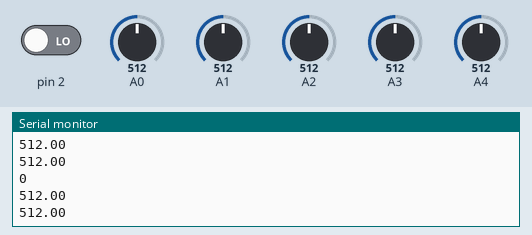
The sketch below on a simulated Arduino Uno, built with avr-gcc and run on an emulated ATmega328P. Parts: the last lines printed to the serial monitor. The inputs (shaded band) are chosen by the test bench; at power-on: A0 = 512, A1 = 512, A2 = 512, A3 = 512, pin 2 LOW, A4 = 512.

Above: at 1.4 s.
1.5 s: A0 set to 716
At 1.51 s:
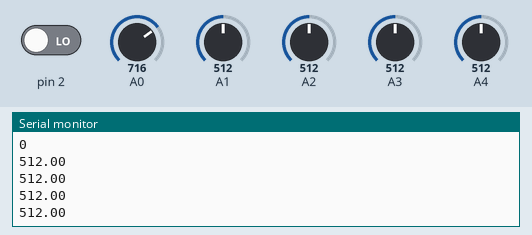
3.0 s: A1 set to 306
At 3.02 s:
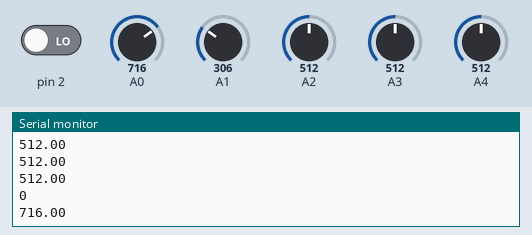
4.5 s: A2 set to 992
At 4.53 s:
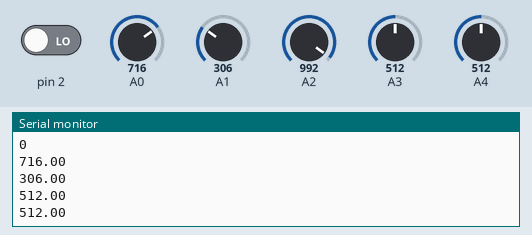
6.0 s: A3 set to 30
At 6.03 s:
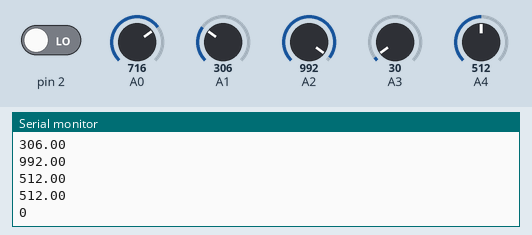
7.5 s: pin 2 driven HIGH
At 8.35 s:
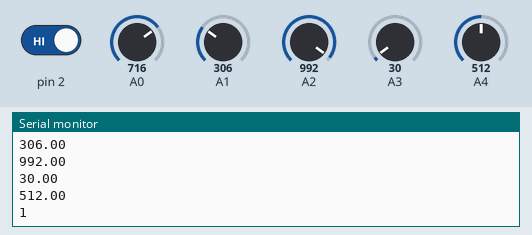
Timing chart, 0 to 10.0 s (numbered marks = the images above; inputs shaded):
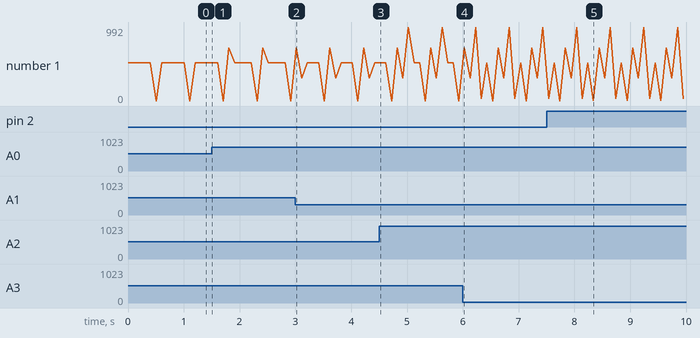

Measured:
- after the input at 7.5 s, the serial monitor: prints a new line after 0.84 s (image 5)

The sketch:

TX.ino
```cpp
// TX - transmitter

struct dataTX
{
  float vertical1;   //joystick1
  float horizontal1;
  float vertical2;   // joystick2
  float horizontal2;

  float potKnob; //potentometer to control speed.
  int toggleManual; //toggle switch for selecting Manual/Auto control.

};

dataTX Transmitt;
void setup()
{
  Serial.begin(9600);
}

void loop()
{
  readData();
  transmittData();
}

// reading data from all inputs.
void readData()
{
  Transmitt.vertical1=analogRead(0);
  Transmitt.horizontal1=analogRead(1);
  Transmitt.vertical2=analogRead(2);
  Transmitt.horizontal2=analogRead(3);
  Transmitt.potKnob=analogRead(4);
  Transmitt.toggleManual=digitalRead(2);
}

// transmitt the received data:
void transmittData()
{
  Serial.println(Transmitt.vertical1);
  delay(100);
  Serial.println(Transmitt.horizontal1);
  delay(100);
  Serial.println(Transmitt.vertical2);
  delay(100);
  Serial.println(Transmitt.horizontal2);
  delay(100);
  Serial.println(Transmitt.potKnob);
  delay(100);
  Serial.println(Transmitt.toggleManual);
  delay(100);
}
```
